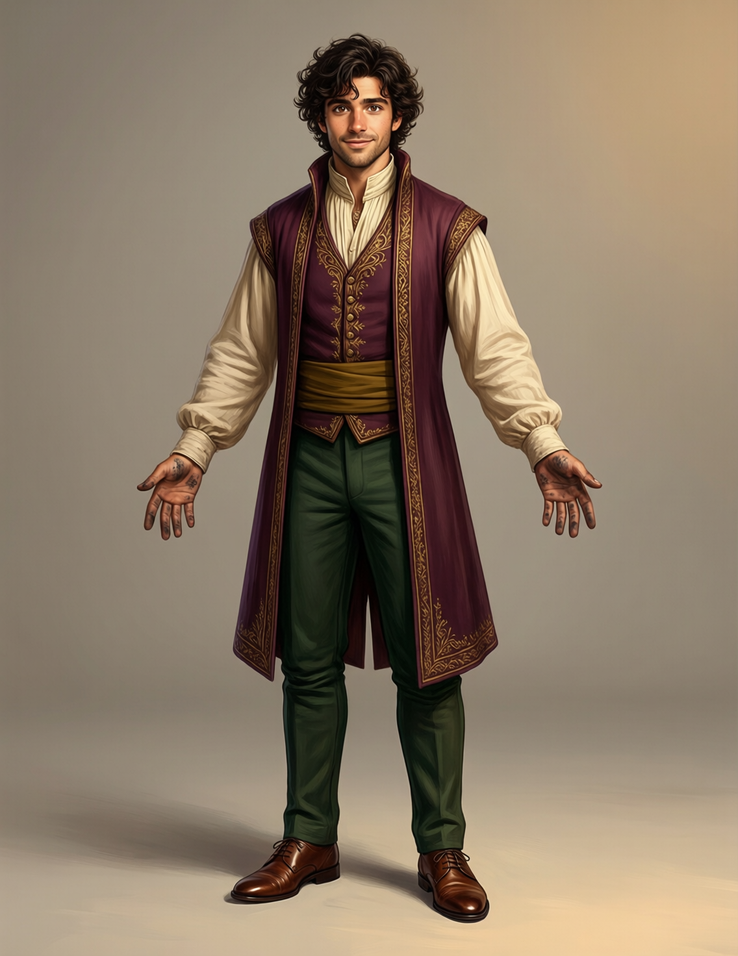
#> input picture canon/A1_reference.png, 738 x 956 px, shrunk from 1136 x 1472 before the run
$ python -i flow_estimate.py   (imports and definitions only)
#> lines starting #> are read from the running program, lines starting #| are printed output that depends on the picture
# SPDX-License-Identifier: MIT
# Copyright (c) 2026 mcp-tool-shop
"""Per-view flow field for the s3_composite hook.

WHY THIS EXISTS. Consult #5: warp is image-space correspondence of one twin
to the mesh; the flow hook is how a measured warp enters the compositor.
This module is the correction tool. The E45 per-tile instrument is the
measurement of record for "is there a warp." Do not tune this file against
that seat's numbers.

SIGN. flow(px, py) answers: the paint that belongs at this geometric
position actually sits at (px + flow_x, py + flow_y). If the twin is the
mesh-side signal shifted +3 px in x (np.roll(..., +3, axis=1)), then
twin[x] = source[x-3] and flow_x = +3. A wrong sign makes the composite
worse while every magnitude statistic still looks fine. The calibration
leg pins the sign.

WHICH PAIR. The core is modality-agnostic: estimate_flow(source, dest).
  * gray  -- both as luminance. Used by the constructions (a linear ramp
    has an exact LK answer).
  * edge  -- Sobel magnitude of both. This is the real-data pair:
    mesh-side can be a canny control OR a depth_edge_mask; dest is the
    twin, reduced to its edges.

  Twin-vs-control (canny) measures generator-drift from the conditioning
  image. That IS the suspected mechanism, and it will fire where the twin
  painted structure the control never had -- those windows fail the
  both-signals floor and return confidence 0 (identity). It also
  confounds licensed ControlNet slack (the model is not pixel-exact even
  when "correct") with geometric warp. Depth-edge vs twin-edge is the
  cleaner mesh-side truth: it is the silhouette of the reconstructed
  surface, independent of the generator. Prefer depth-edge when the AOV
  bundle exists; use control when it does not. The estimator does not
  pick; the caller does.

DENSE VS TILE. Dense LK, sparse confidence. At this signal density
(canny is a 1-px set; paint edges are thin) a per-tile mean then
interpolated field would invent flow in empty windows and the
confidence map would mean "this tile had an edge somewhere." We evaluate
every pixel and refuse to interpolate into no-signal regions. Identity
(flow 0, confidence 0) is the compositor default there. The E45 tile
offsets remain the measurement of record; this field is the correction.

APERTURE. Along a straight edge only the normal component is observable.
The structure tensor's eigenvalues decide:
  l1, l2 = eigs, l1 >= l2
  l1 below the signal floor, or either image lacking structure in the
    window -> flow 0, confidence 0, confidence_xy 0
  l2 / l1 >= corner_rel -> full 2-D LK, both components live
  otherwise -> rank-1: flow is projected onto the observable eigenvector
    (normal to the edge); the tangential component is not written; its
    confidence_xy is ~0. A confident zero and a confident hallucination
    of the tangent are both refused.

WINDOW. Default 7, odd, exposed. Basis: the sword blade is ~15 px wide
in these frames; the window must be smaller than the thinnest structure
still resolved, so half-width. A window of 15 would average across the
blade and the gap.

YES/NO INTERVALS.

  flow_x, flow_y     0 = identity (or unmeasured, see confidence).
                     +3 on the calibration ramp = dest is source rolled
                     +3 in x. Sign is the claim.
  confidence         0 = nothing measured; compositor must leave identity.
                     1 = both components well observed (a corner).
  confidence_xy      0 on an axis = that component is unobservable.
                     1 on an axis = that component is well observed.

CALIBRATION CLAIM (run --selftest; T79 pins the same number).
  Canvas 64x64. source[y, x] = x / 64. dest = np.roll(source, +3, axis=1).
  At pixel (32, 32) -- six pixels from either wrap -- flow_x == 3.0.
  Construction: I0 - I1 = 3/64, dI/dx = 1/64, LK on a linear field is
  exact, u = 3. A sign error yields -3. A 0-flow stand-in yields 0.

  python tools/flow_estimate.py --selftest [--out DIR]
"""
from __future__ import annotations

import argparse
import os
import sys

import numpy as np
from scipy.ndimage import sobel, uniform_filter

TOOL_VERSION = "1.0.0"

# Half of the 15 px blade. Must be odd.
DEFAULT_WINDOW = 7
# Weak-axis / strong-axis eigenvalue ratio below which we treat the
# window as rank-1 (aperture). Not a pixel constant.
DEFAULT_CORNER_REL = 0.15
# Gradient percentile on the figure that a window must beat, on BOTH
# images, to count as signal. Not a pixel constant.
DEFAULT_GRAD_PERCENTILE = 75.0

CALIBRATION_ROW = 32
CALIBRATION_COL = 32
CALIBRATION_FLOW_X = 3.0


class Andon(ValueError):
    """A fired gate. Never an `assert`."""


def _andon(msg):
    raise Andon("ANDON: " + msg)


def to_gray(img):
    a = np.asarray(img, dtype=np.float64)
    if a.ndim == 2:
        return a
    if a.ndim == 3 and a.shape[-1] >= 3:
        return 0.299 * a[..., 0] + 0.587 * a[..., 1] + 0.114 * a[..., 2]
    if a.ndim == 3 and a.shape[-1] == 1:
        return a[..., 0]
    _andon("image must be (H,W) or (H,W,C), got %s" % (a.shape,))


# [6 lines left out: function to_edge, not called in this run]


def _odd_window(window):
    if window is None:
        window = DEFAULT_WINDOW
    w = int(window)
    if w < 3 or w % 2 == 0:
        _andon("window must be an odd integer >= 3 (half of the ~15 px "
               "blade), got %r" % (window,))
    return w


def estimate_flow(source, dest, sil=None, window=DEFAULT_WINDOW,
                  corner_rel=DEFAULT_CORNER_REL,
                  grad_percentile=DEFAULT_GRAD_PERCENTILE,
                  pair="gray"):
    """LK flow taking dest back onto source.

    source: mesh-side signal (control / depth-edge / luminance).
    dest:   twin (or a shifted copy of source, in the fixtures).
    pair:   'gray' (luminance) or 'edge' (Sobel magnitude of both).

    Returns dict:
      flow          (H, W, 2) float32
      confidence    (H, W)    float32 in [0, 1]
      confidence_xy (H, W, 2) float32 in [0, 1]
    """
    if pair not in ("gray", "edge"):
        _andon("pair must be 'gray' or 'edge', got %r" % (pair,))
    if not np.isfinite(corner_rel) or not (0.0 < corner_rel < 1.0):
        _andon("corner_rel must be in (0, 1), got %r" % (corner_rel,))
    if not np.isfinite(grad_percentile) or not (0.0 < grad_percentile < 100.0):
        _andon("grad_percentile must be in (0, 100), got %r" % (grad_percentile,))
    w = _odd_window(window)
    if pair == "edge":
        i0 = to_edge(source)
        i1 = to_edge(dest)
    else:
        i0 = to_gray(source)
        i1 = to_gray(dest)
    if i0.shape != i1.shape:
        _andon("source shape %s != dest shape %s" % (i0.shape, i1.shape))
    h, ww = i0.shape
    if sil is None:
        sil = np.ones((h, ww), dtype=bool)
    else:
        sil = np.asarray(sil, dtype=bool)
        if sil.shape != (h, ww):
            _andon("sil shape %s != image %s" % (sil.shape, i0.shape))
    if not sil.any():
        _andon("silhouette is empty")

    # dest gradients: paint lives here. np.gradient is exact on a linear
    # field, which is what the calibration construction is.
    gy, gx = np.gradient(i1)
    it = i0 - i1
    mask = sil.astype(np.float64)
    m = uniform_filter(mask, w)
    # normalised window sums; a pixel whose window is empty of figure is
    # no-signal regardless of the images
    denom = np.maximum(m, 1.0 / (w * w))

    def wsum(arr):
        return uniform_filter(arr * mask, w) / denom

    ixx = wsum(gx * gx)
    ixy = wsum(gx * gy)
    iyy = wsum(gy * gy)
    itx = wsum(gx * it)
    ity = wsum(gy * it)
    src_e = wsum(np.hypot(*np.gradient(i0)))
    dst_e = wsum(np.hypot(gy, gx))

    src_g = np.hypot(*np.gradient(i0))
    dst_g = np.hypot(gy, gx)
    floor_s = float(np.percentile(src_g[sil], grad_percentile))
    floor_d = float(np.percentile(dst_g[sil], grad_percentile))
    peak_s = float(np.max(src_g[sil]))
    peak_d = float(np.max(dst_g[sil]))
    # a constant image has peak 0: no-signal, even though percentile is 0
    # and `>= 0` would pass every pixel. A linear ramp has peak == percentile
    # and must pass, so the comparison is >= on a strictly positive floor.
    if peak_s < 1e-12 or peak_d < 1e-12:
        both = np.zeros((h, ww), dtype=bool)
    else:
        both = ((src_e >= floor_s) & (dst_e >= floor_d)
                & (m > 0.5) & sil)

    tr = ixx + iyy
    det = ixx * iyy - ixy * ixy
    disc = np.sqrt(np.maximum(tr * tr - 4.0 * det, 0.0))
    l1 = 0.5 * (tr + disc)
    l2 = 0.5 * (tr - disc)

    # reference scales for per-axis confidence: median of the observed
    # diagonal on both-signal pixels, so they are relative to this frame
    if both.any():
        ref_x = float(np.median(ixx[both]))
        ref_y = float(np.median(iyy[both]))
    else:
        ref_x = ref_y = 1.0
    ref_x = max(ref_x, 1e-12)
    ref_y = max(ref_y, 1e-12)
    conf_x = np.clip(ixx / (ixx + ref_x), 0.0, 1.0)
    conf_y = np.clip(iyy / (iyy + ref_y), 0.0, 1.0)
    conf_x = np.where(both, conf_x, 0.0)
    conf_y = np.where(both, conf_y, 0.0)

    # full 2-D LK where the tensor is well-conditioned
    det_ok = det > 1e-18
    ux = np.zeros((h, ww), dtype=np.float64)
    uy = np.zeros((h, ww), dtype=np.float64)
    ux_2d = np.divide(iyy * itx - ixy * ity, det, out=np.zeros_like(det),
                      where=det_ok)
    uy_2d = np.divide(ixx * ity - ixy * itx, det, out=np.zeros_like(det),
                      where=det_ok)

    # rank-1: project the residual onto the leading eigenvector
    # e1 ~ (ixy, l1 - ixx) or (l1 - iyy, ixy), pick the stable form
    e1x = np.where(np.abs(ixy) > np.abs(l1 - iyy), ixy, l1 - iyy)
    e1y = np.where(np.abs(ixy) > np.abs(l1 - iyy), l1 - ixx, ixy)
    e1n = np.hypot(e1x, e1y)
    e1x = np.divide(e1x, e1n, out=np.zeros_like(e1x), where=e1n > 1e-12)
    e1y = np.divide(e1y, e1n, out=np.zeros_like(e1y), where=e1n > 1e-12)
    # u = ((b · e1) / l1) e1, b = (itx, ity)
    amp = np.divide(itx * e1x + ity * e1y, l1, out=np.zeros_like(l1),
                    where=l1 > 1e-18)
    ux_1d = amp * e1x
    uy_1d = amp * e1y

    corner = both & (l1 > 0.0) & ((l2 / np.maximum(l1, 1e-18)) >= corner_rel)
    edge = both & ~corner
    ux = np.where(corner, ux_2d, 0.0)
    uy = np.where(corner, uy_2d, 0.0)
    ux = np.where(edge, ux_1d, ux)
    uy = np.where(edge, uy_1d, uy)

    # aperture: the tangent axis is unobservable -- force its confidence
    # to 0 (not a confident zero of the flow, a refused component)
    nx2 = e1x * e1x
    ny2 = e1y * e1y
    # observability of x/y from the tensor diagonals already in conf_x/y;
    # on rank-1, kill the weaker axis
    weaker_x = edge & (nx2 < ny2)  # normal is mostly y -> x unobservable
    weaker_y = edge & (ny2 <= nx2)
    conf_x = np.where(weaker_x, 0.0, conf_x)
    conf_y = np.where(weaker_y, 0.0, conf_y)
    # and do not report a tangential flow component even if 1-D projection
    # leaked a bit of the other axis through a noisy e1
    ux = np.where(weaker_x, 0.0, ux)
    uy = np.where(weaker_y, 0.0, uy)

    confidence = np.maximum(conf_x, conf_y).astype(np.float32)
    flow = np.stack([ux, uy], axis=-1).astype(np.float32)
    confidence_xy = np.stack([conf_x, conf_y], axis=-1).astype(np.float32)
    return {
        "flow": flow,
        "confidence": confidence,
        "confidence_xy": confidence_xy,
    }


# ---------------------------------------------------------------------------
# constructions
# ---------------------------------------------------------------------------

# [16 lines left out: functions fixture_ramp_shift, fixture_identity_ramp, not called in this run]


def fixture_flat(n=32):
    src = np.full((n, n), 0.5, dtype=np.float64)
    return src, src.copy(), np.ones((n, n), dtype=bool)


# [171 lines left out: functions fixture_vertical_edge_tangential, fixture_smooth_warp, _selftest_sign, _selftest_identity, _selftest_nosignal, _selftest_aperture and 5 more, not called in this run]


# [2 lines not run here, left out]

>>> import cv2
>>> picture = cv2.imread('../canon/A1_reference.png', cv2.IMREAD_GRAYSCALE)
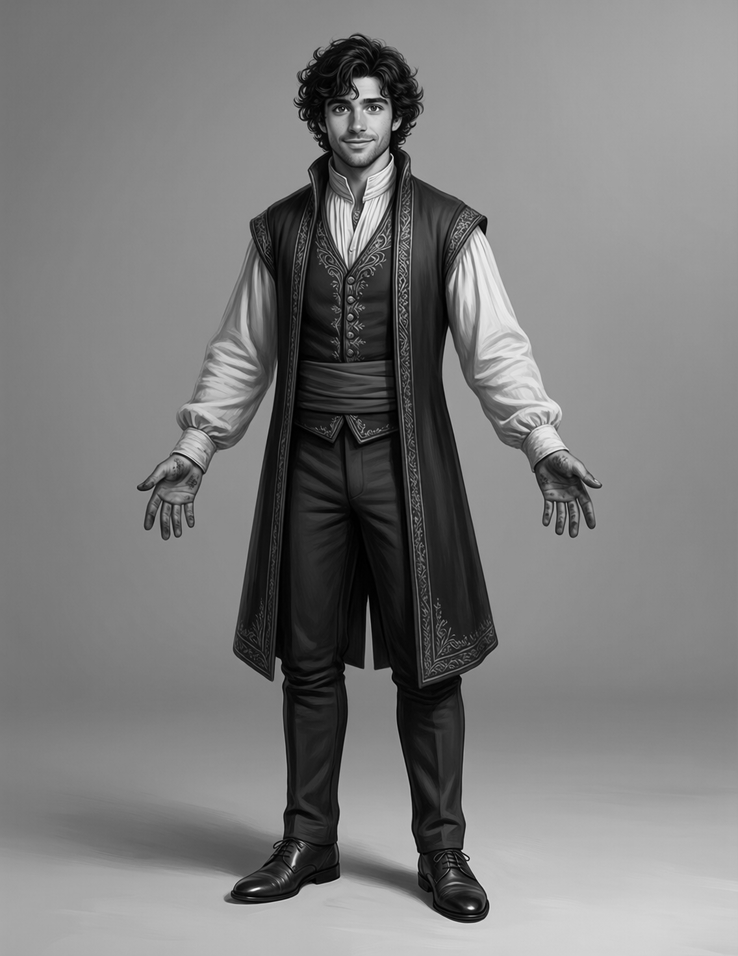
#> picture: shape (956, 738); min 0, max 253, mean 124.7
>>> result = estimate_flow(picture, 'out.png')
#> (the run stopped early here; a loop or call above may not have finished)
